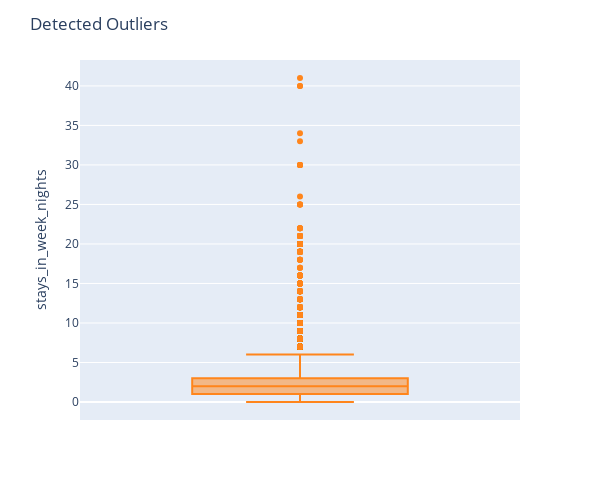

Notebook source saved alongside this figure:
### Code cell
import plotly.express as px 

fig = px.box(df, y='stays_in_week_nights') 
fig.update_traces(marker_color='#FF851B') 
fig.update_layout(autosize=False, width=600, height=500, title='Detected Outliers') 
fig.show()

### Figure 1 — Plotly figure (JSON) as saved in the notebook; plotly's stock layout.template omitted (floating-point values rounded to 4 significant figures; data arrays with more than 128 entries replaced by an {"elided": "..."} marker saying what was removed)
{"data": [{"alignmentgroup": "True", "hovertemplate": "stays_in_week_nights=%{y}<extra></extra>", "legendgroup": "", "marker": {"color": "#FF851B"}, "name": "", "notched": false, "offsetgroup": "", "orientation": "v", "showlegend": false, "type": "box", "x0": " ", "xaxis": "x", "y": {"elided": "103048 int values"}, "y0": " ", "yaxis": "y"}], "layout": {"autosize": false, "boxmode": "group", "height": 500, "legend": {"tracegroupgap": 0}, "margin": {"t": 60}, "title": {"text": "Detected Outliers"}, "width": 600, "xaxis": {"anchor": "y", "domain": [0, 1]}, "yaxis": {"anchor": "x", "domain": [0, 1], "title": {"text": "stays_in_week_nights"}}}}
